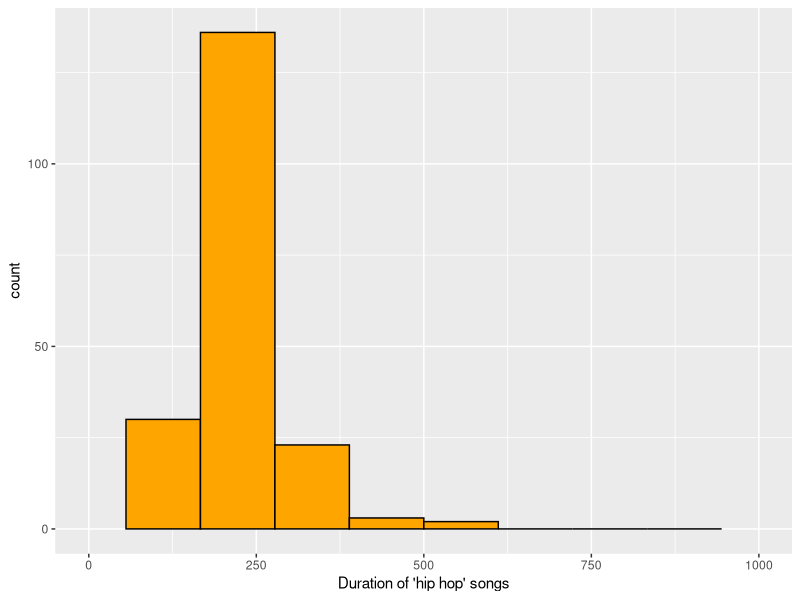
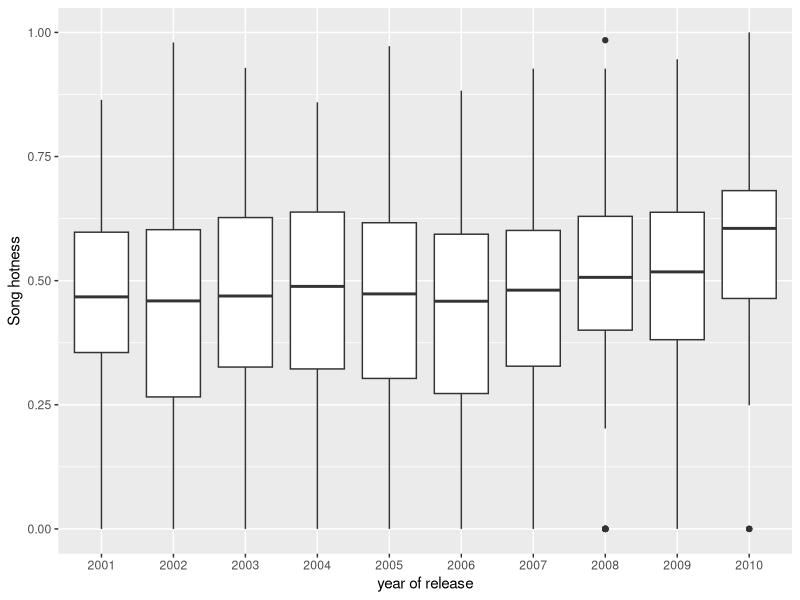
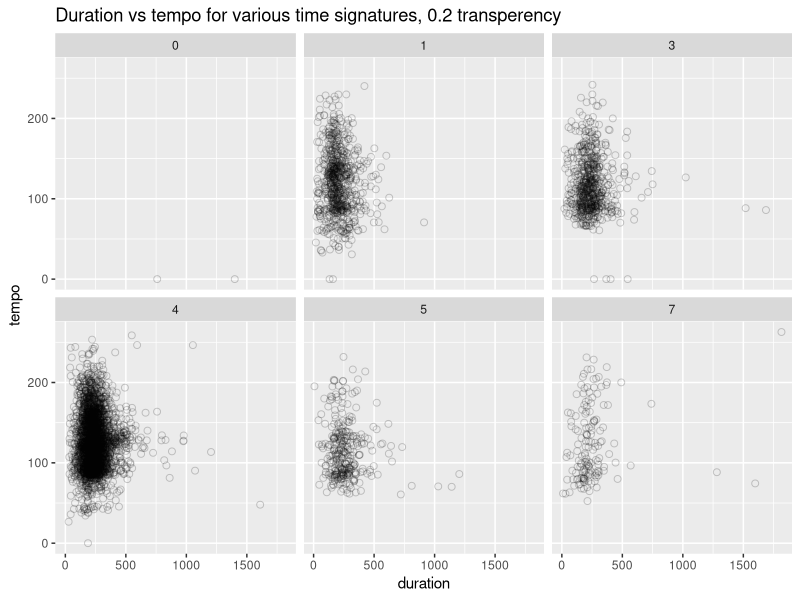

R code for these plots, in order: (Note: this script raises an error after producing the figures.)
## ---- chunk 1
knitr::opts_chunk$set(results = 'hold')
library(tidyverse)
## ---- chunk 2
rm(list = ls())    # brišemo postojeće varijable kako bi krenuli od nule
# učitavanje podataka iz datoteke `music.csv`
music <- read_csv("music.csv")

# termini koje ćemo koristiti za neke od atributa
# `duration` - trajanje
# `artist.name` - naziv umjetnika
# `release.name` - naziv albuma
# `song.title` - naziv pjesme
# `song.hotness` - popularnost pjesme

# (opcionalno) head, glimpse, summary
# rezultate eksploratorne analize NE UKLJUČUJETE U INAČICU ZA PREDAJU
head(music)
## ---- chunk 3
filter(music, nchar(song.title) < 8) %>% head(10) %>% select(artist.name, song.title) 


## ---- chunk 4
filter(music, str_detect(tolower(song.title), "cool|hot") & year != 0) %>% select(artist.name, song.title, year, song.hotness) %>% arrange(year)

## ---- chunk 5
set.seed(1280)

filter(music, genre == "post-grunge") %>% slice_sample(n = 10) %>% transmute(artist.name, release.name, song.title, durms = str_c(duration %/% 60, "m ") %>% str_c(duration - duration %/% 60 * 60) %>% str_c("s"))


## ---- chunk 6
filter(music , year >= 1980 & year <= 1989) %>% group_by(year)  %>%
  summarise(meanDuration = mean(duration, na.rm = T), meanPopularity = mean(song.hotness, na.rm =T))

## ---- chunk 7
music2 <- music[music$genre == "hip hop",]
ggplot(music2, aes(x = duration)) + geom_histogram(bins = 10, fill = "orange", color = "black", na.rm = T) + scale_x_continuous(name = "Duration of 'hip hop' songs", limits = c(0, 1000))
    #+ theme(axis.text.x = element_text(angle = 45))


## ---- chunk 8
df2 <- filter(music, year > 2000 & year <= 2010)
df2$year = factor(df2$year)

ggplot(df2, aes(x = year, y = song.hotness)) + geom_boxplot() + 
  labs(x = "year of release", y = "Song hotness")

## ---- chunk 9
ggplot(music, aes(x = duration, y = tempo)) + geom_point(alpha = 0.2, shape = 1, size = 2) + facet_wrap(~time_signature) + labs(title = "Duration vs tempo for various time signatures, 0.2 transperency")

## ---- chunk 10
rez <- pnorm(7, mean = 5, sd = 1.5) - pnorm(6, mean = 5, sd = 1.5)
rez <- round(rez, 4) * 100
str_c(rez, "%")

## ---- chunk 11
bacanje5kockica <- function() {
  brojevi <- sample(1:6, 5, replace = T)
  a <- table(brojevi) >= 3
  sum(a) == 1
}
rez <- replicate(10000, bacanje5kockica()) %>% mean(.)
str_c(rez * 100, "%")
## ---- chunk 12
set.seed(1232)

## ---- chunk 13
set.seed(1234)

train_ind <- sample(1:nrow(music), round(0.65 * nrow(music)))
music.train <- music[train_ind, ]
music.test <- music[-train_ind, ]

## ---- chunk 14
head(music.train)
linMod <- lm(song.hotness ~ duration + tempo + artist.hotness , music.train)
summary(linMod)

## ---- chunk 15
library(gridExtra)
library(grid)
library(ggplot2)
library(lattice)
library(broom)
prediction <- predict(linMod, newdata = music.test) 
summary(prediction)
predictionDetail <- augment(linMod, newdata = music.test)
summary(predictionDetail)
g1 <- ggplot(predictionDetail, aes(.fitted, .resid)) + geom_point()
g2 <- ggplot(predikcije, aes(x = .std.resid)) + geom_density()
g3 <- ggplot(predikcije, aes(sample = .std.resid)) + geom_qq()
grid.arrange(g1, g2, g3, ncol = 2)

